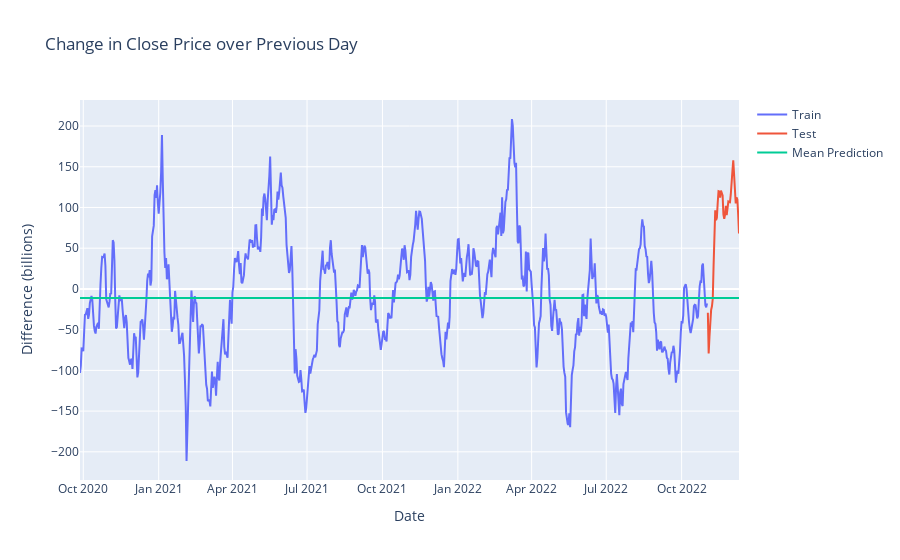

The code cell stored with this chart in its notebook:
### Code cell
fig = go.Figure()
fig.add_trace(go.Scatter(x=train.index, y=train, mode='lines', name="Train"))
fig.add_trace(go.Scatter(x=test.index, y=test, mode='lines', name="Test"))
fig.add_trace(go.Scatter(x=predictions.index, y=predictions, mode='lines', name="Mean Prediction"))

fig.update_layout(
    yaxis_title="Difference (billions)", 
    xaxis_title="Date",
    title="Change in Close Price over Previous Day"
)
fig.show()

### Figure 1 — Plotly figure (JSON) as saved in the notebook; plotly's stock layout.template omitted (floating-point values rounded to 4 significant figures; data arrays with more than 128 entries replaced by an {"elided": "..."} marker saying what was removed)
{"data": [{"mode": "lines", "name": "Train", "type": "scatter", "x": {"elided": "766 str values"}, "y": {"elided": "766 float values"}}, {"mode": "lines", "name": "Test", "type": "scatter", "x": ["2022-11-02T00:00:00", "2022-11-03T00:00:00", "2022-11-04T00:00:00", "2022-11-05T00:00:00", "2022-11-06T00:00:00", "2022-11-07T00:00:00", "2022-11-08T00:00:00", "2022-11-09T00:00:00", "2022-11-10T00:00:00", "2022-11-11T00:00:00", "2022-11-12T00:00:00", "2022-11-13T00:00:00", "2022-11-14T00:00:00", "2022-11-15T00:00:00", "2022-11-16T00:00:00", "2022-11-17T00:00:00", "2022-11-18T00:00:00", "2022-11-19T00:00:00", "2022-11-20T00:00:00", "2022-11-21T00:00:00", "2022-11-22T00:00:00", "2022-11-23T00:00:00", "2022-11-24T00:00:00", "2022-11-25T00:00:00", "2022-11-26T00:00:00", "2022-11-27T00:00:00", "2022-11-28T00:00:00", "2022-11-29T00:00:00", "2022-11-30T00:00:00", "2022-12-01T00:00:00", "2022-12-02T00:00:00", "2022-12-03T00:00:00", "2022-12-04T00:00:00", "2022-12-05T00:00:00", "2022-12-06T00:00:00", "2022-12-07T00:00:00", "2022-12-08T00:00:00", "2022-12-09T00:00:00", "2022-12-10T00:00:00"], "y": [-29.17, -79.29, -58.29, -37.38, -25.88, -21.38, -12.08, 28.92, 61.71, 96.54, 84.25, 87.33, 105.2, 120.0, 119.5, 112.2, 120.6, 117.9, 114.7, 91.21, 86.08, 91.25, 102, 90.5, 99.79, 107.3, 106.5, 106.4, 116.3, 139.8, 145.1, 157.9, 141.8, 115.6, 105.0, 112.4, 109.8, 91.5, 68.12]}, {"mode": "lines", "name": "Mean Prediction", "type": "scatter", "x": {"elided": "805 str values"}, "y": {"elided": "805 float values"}}], "layout": {"title": {"text": "Change in Close Price over Previous Day"}, "xaxis": {"title": {"text": "Date"}}, "yaxis": {"title": {"text": "Difference (billions)"}}}}
